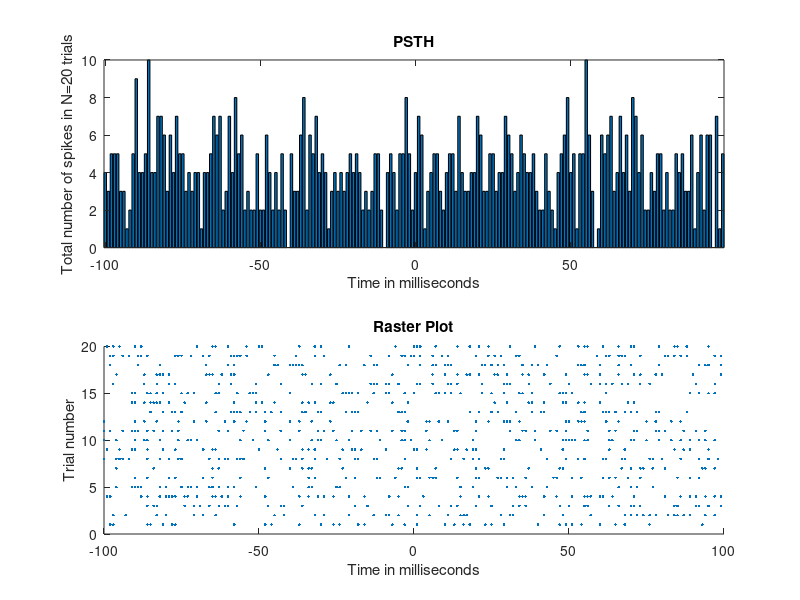
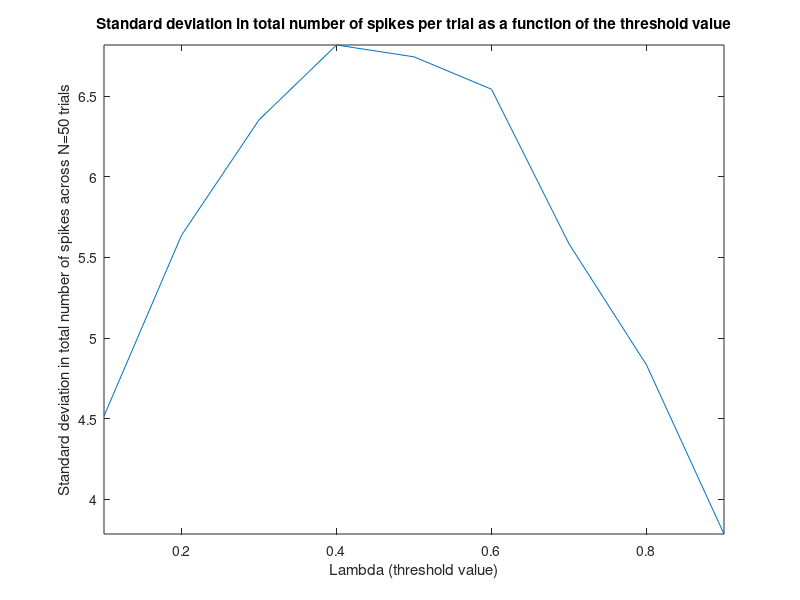
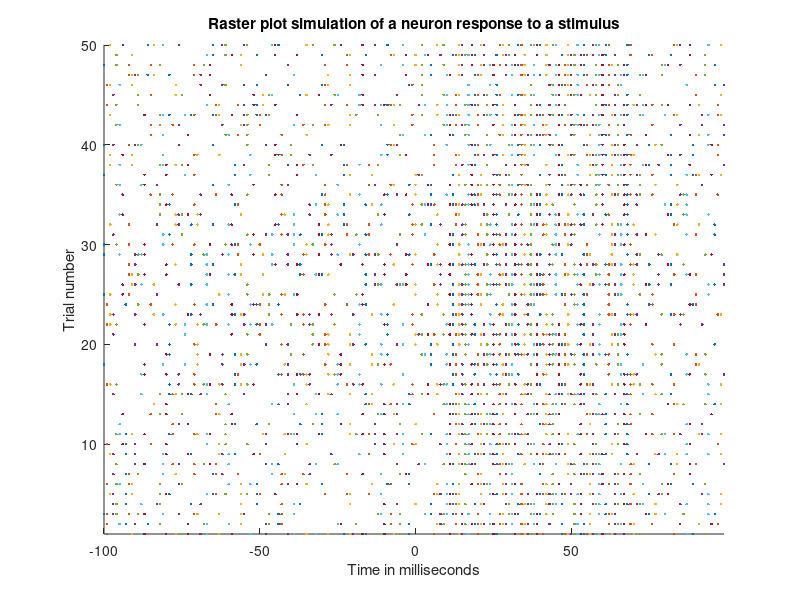

The MATLAB source for these figures, in order:
%% Question 1
T = -100:99; % time axis from -100 to 99 ms in steps of 1 ms
lambda = 0.8; % keep lambda the same
N = 20; % keep the number of trials the same
Rand = rand(length(T), N); % Rand mx that is 200 x 20 filled w/ random #s in [0,1]
Spikes = zeros(length(T), N); % Spikes mx that is 200 x 20 initialized with 0s
Spikes(Rand > lambda) = 1; % For all entries of Rand greater than lambda, set the
                           % corresponding indices in Spikes equal to 1

Psth = sum(Spikes'); % Sum up the 1s along all trials for each 1 ms increment
figure; subplot(2,1,1); bar(T,Psth); % In upper subplot, make a bar graph of time vs. Psth;
xlabel('Time in milliseconds')
ylabel('Total number of spikes in N=20 trials')
title('PSTH')
axis tight

subplot(2,1,2); % Lower subplot
[a,b] = find(Spikes ==1); % Find all entries in Spikes equal to 1;
                          % store row indices in 'a' and column in 'b'
a = a - 101; % Shift all elements of 'a' (a vector of row indices)
             % to match the time axis from -100 to 99 ms
scatter(a,b,'.') % Plot - draw dots wherever the coordinate matches (a(i),b(i))
xlabel('Time in milliseconds')
ylabel('Trial number')
title('Raster Plot')

%% Question 2
hold off
clear all

T = 200;
N = 50; % change N=20 to N=50 trials
lambda = 0.1:0.1:0.9; % define a lambda vector to use as an axis in the final plot
Rand = rand(T,N); % Rand mx T x N of random numbers

i = 1; % initialize variable i to 1 for counting
std_axis = zeros(length(lambda),1); % define a s.d. axis of the same dim. as lambda
for i=1:length(lambda) % traverse every element of lambda
  Spikes = zeros(T,N); % define Spikes mx of same dimensions as Rand
  Spikes(Rand>lambda(i)) = 1; % for all entries of Rand above threshold, set
                              % corresponding indices of Spikes equal to 1
  tot_spikes = sum(Spikes); % tot_spikes stores the total # spikes for trials N = 1 to 50
  std_for_this_lambda = std(tot_spikes); % standard deviation in total # spikes
                                         % across trials for current lambda
  std_axis(i) = std_for_this_lambda; % store the s.d. obtained in ith element of std_axis
end

figure
plot(lambda',std_axis) % Plot lambda vector against standard deviation vector
xlabel('Lambda (threshold value)')
ylabel('Standard deviation in total number of spikes across N=50 trials')
title('Standard deviation in total number of spikes per trial as a function of the threshold value')
axis tight

%% Question 3
clear all
hold off

N = 50; % Keep the same as Q2
T = -100:99;

lambda = zeros(length(T), 1); % Define lambda as a companion vector to the
                              % time axis and initialize w/ 0s
for ii = 1:110 % For -100 to +9 ms, set the corresponding entries in lambda to 0.8
  lambda(ii) = 0.8;
end
for jj = 111:170 % For +10 to +70 ms, set lambda to 0.5
  lambda(jj) = 0.5;
end
for kk = 171:200 % For +71 to +200 ms, set lambda to 0.8
  lambda(kk) = 0.8;
end

Rand = rand(length(T),N); % Rand mx 200 x 50 of random numbers

figure
hold on

% For the following lines, each iteration of the for loop corresponds to the current value of lambda
% for the given instance of time. And each iteration creates a scatter plot across the N=1 to 50 trials
% for that time. The 200 vertical scatter plots are consolidated into one to show how the raster plot
% changes with a momentary decrease in lambda from +10 to +70 ms.
for i = 1:1:200
  Spikes = zeros(length(T), N);
  Spikes(Rand>lambda(i)) = 1;
  b = find(Spikes(i,:) == 1); % For the current row, find the indices of all elements
                             % equal to 1 and store in 'b'
  a = zeros(1,length(b)); % Initialize 'a' (with 0s) to be the same dimensions as 'b'
  for iii = 1:length(a) % Traverse every entry of 'a'
    a(iii) = i - 101; % Set all entries to the current row index minus 101
                      % (to account for the shifted time axis, -100 to 99 ms)
  end
  scatter(a,b,'.') % Plot the scatter plot for the given coordinate of time
end

xlabel('Time in milliseconds')
ylabel('Trial number')
title('Raster plot simulation of a neuron response to a stimulus')
axis tight
